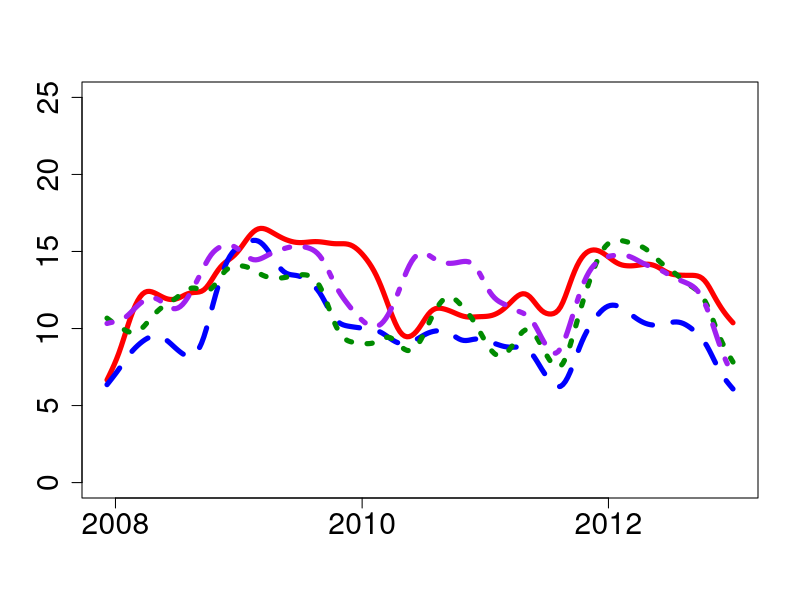
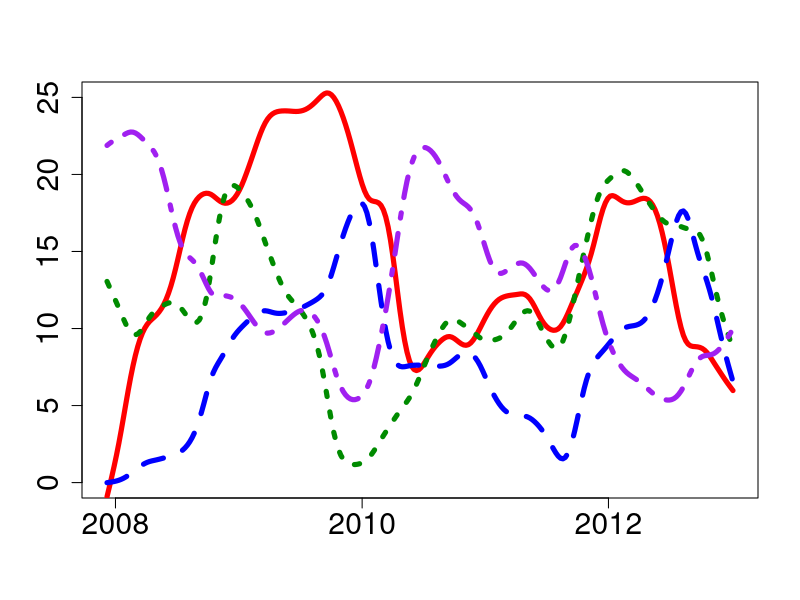

R code for these plots, in order:
# clear all variables
rm(list = ls(all = TRUE))
graphics.off()

# set the working directory setwd('C:/...')

f            = read.csv("total_in_and_out.csv")
dt           = as.Date(f[, 1], format = "%d/%m/%Y")

# total incoming links of four groups
total.in.b   = as.vector(f[, 2])
total.in.ins = as.vector(f[, 3])
total.in.d   = as.vector(f[, 4])
total.in.o   = as.vector(f[, 5])

# banks with incoming links
plot(dt, total.in.b, type = "l", col = "white", lwd = 5, ylab = "", xlab = "", cex.axis = 1.8, 
  font.axis = 1.8, ylim = range(0, 25))
lines(smooth.spline(dt, total.in.b, spar = 0.5), lwd = 5, col = "red")

# insurers with incoming links
lines(smooth.spline(dt, total.in.ins, spar = 0.5), lty = 2, col = "blue", lwd = 5)

# broker dealers with incoming links
lines(smooth.spline(dt, total.in.d, spar = 0.5), lty = 3, col = "green4", lwd = 5)

# others with incoming links
lines(smooth.spline(dt, total.in.o, spar = 0.5), lty = 4, col = "purple", lwd = 5)

# total outgoing links of four groups
total.out.b   = as.vector(f[, 6])
total.out.ins = as.vector(f[, 7])
total.out.d   = as.vector(f[, 8])
total.out.o   = as.vector(f[, 9])

# banks with outgoing links
dev.new()
plot(dt, total.out.b, type = "l", col = "white", lwd = 5, ylab = "", xlab = "", cex.axis = 1.8, 
  font.axis = 1.8, ylim = range(0, 25))
lines(smooth.spline(dt, total.out.b, spar = 0.5), lwd = 5, col = "red")

# insurers with outgoing links
lines(smooth.spline(dt, total.out.ins, spar = 0.5), lty = 2, col = "blue", lwd = 5)

# broker dealers with outgoing links
lines(smooth.spline(dt, total.out.d, spar = 0.5), lty = 3, col = "green4", lwd = 5)

# others with outgoing links
lines(smooth.spline(dt, total.out.o, spar = 0.5), lty = 4, col = "purple", lwd = 5) 
